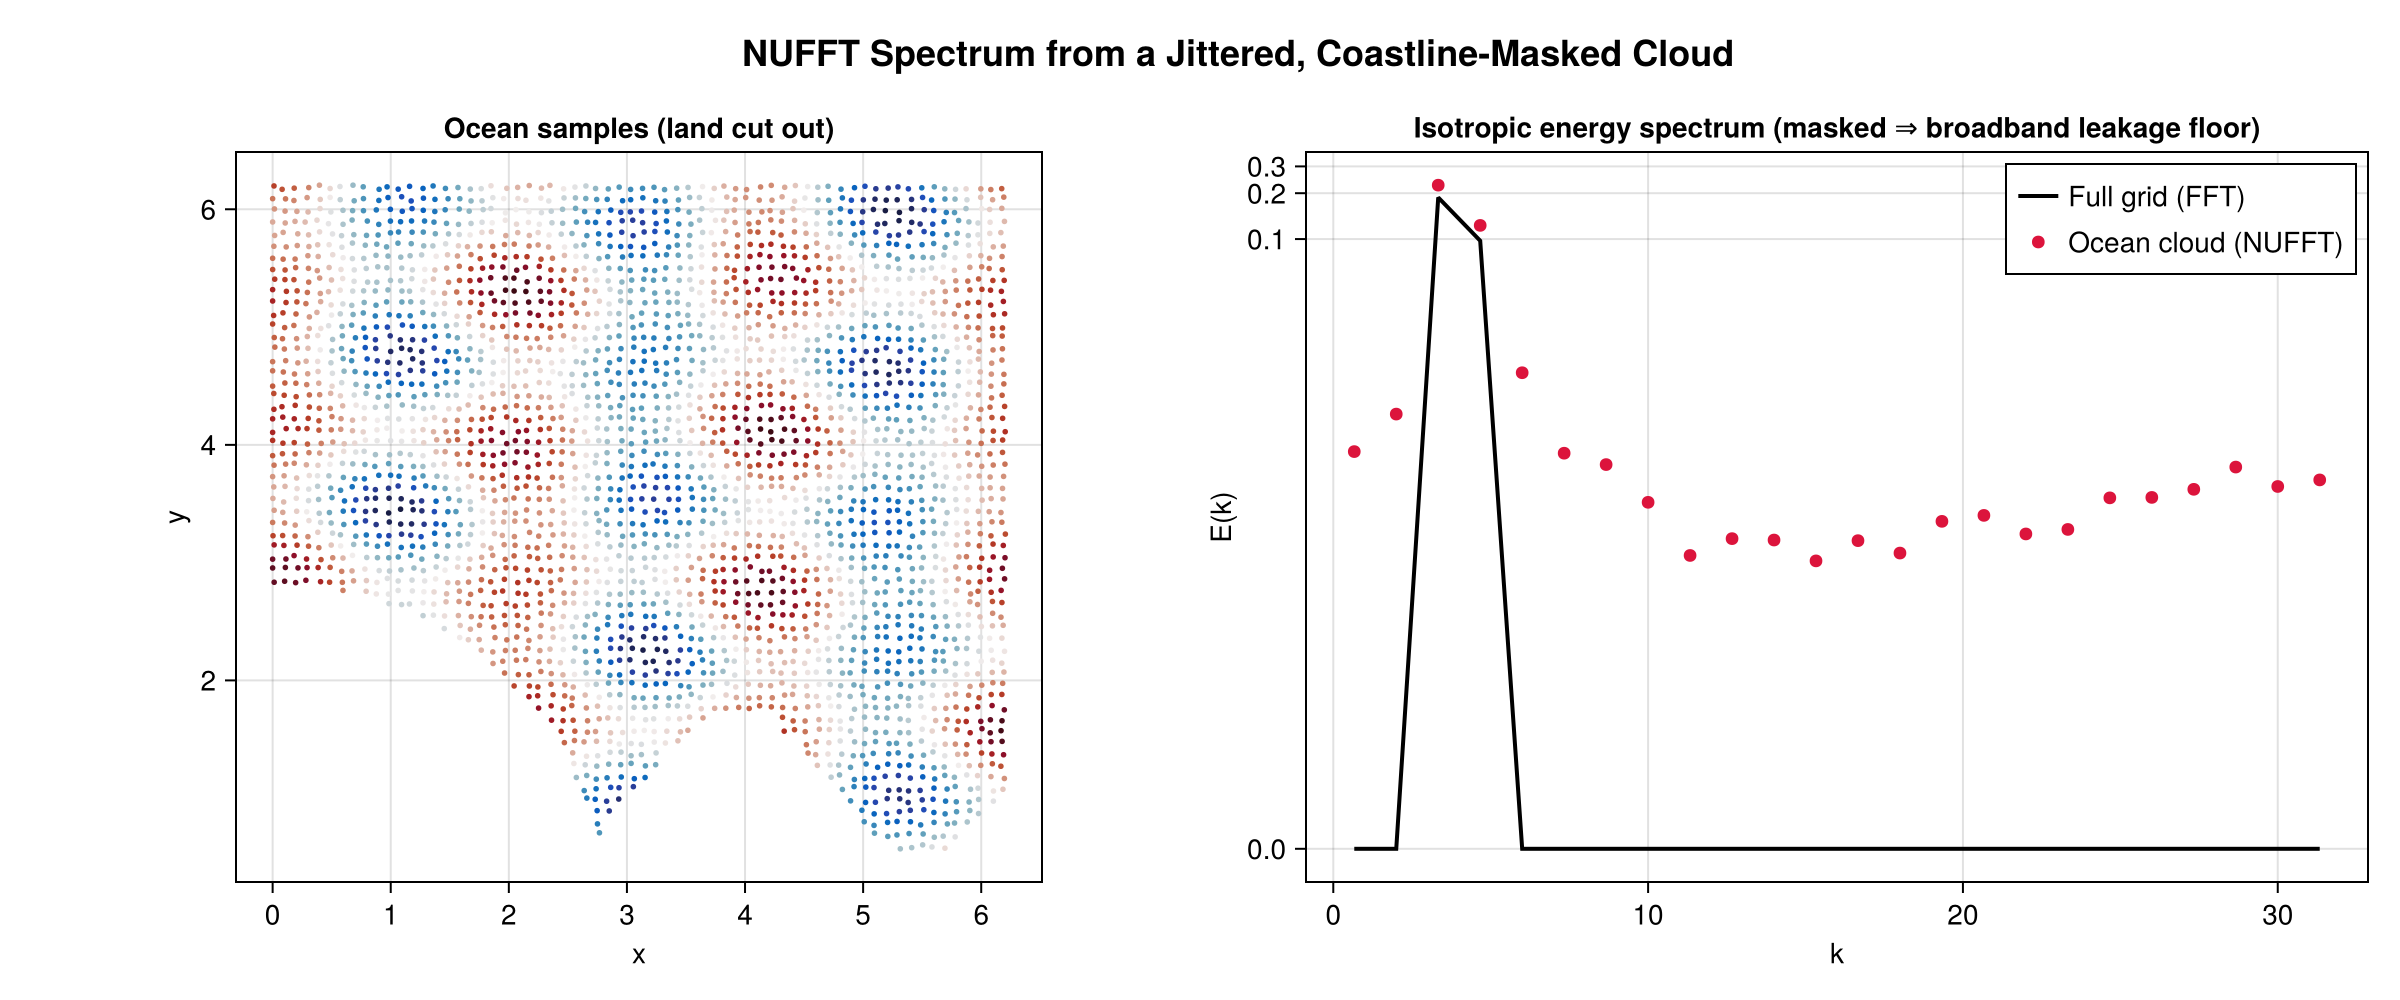

Here is the Julia script that generated this plot:
using FlowFieldSpectra: FlowFieldSpectra as FFS
using FINUFFT: FINUFFT     # activates the NUFFTBackend extension
using FFTW: FFTW           # activates the FFTBackend extension
using CairoMakie: CairoMakie as Mke
using Random: Random

"""
    run_nufft_coastline_example()

Recover the energy spectrum of a 2D field from a scattered, *masked* point cloud (a synthetic
coastline cutout removes the "land" points) using the non-uniform FFT, and compare against the true
spectrum on the full uniform grid.
"""
function run_nufft_coastline_example()
    println("--- Running NUFFT Jittered + Coastline-Cutout Example ---")
    Random.seed!(42)

    L = 2π
    N = 64
    grid = FFS.UniformCartesianGrid(; domain = (L, L), n = (N, N))
    xs, ys = grid.axes
    field(x, y) = cos(3x) + 0.6 * sin(5y) + 0.4 * cos(2x + 4y)
    f_grid = [field(x, y) for x in xs, y in ys]         # (N, N) tensor

    c_fft, k_fft = FFS.calculate_spectrum(grid, f_grid, (N, N); transform = FFS.FFTBackend())
    k_ref, E_ref = FFS.isotropic_spectrum(k_fft, c_fft; num_bins = 24)

    dx = L / N
    xv = vec([x for x in xs, y in ys])
    yv = vec([y for x in xs, y in ys])
    xj = clamp.(xv .+ (rand(length(xv)) .- 0.5) .* (0.4 * dx), 0.0, L)
    yj = clamp.(yv .+ (rand(length(yv)) .- 0.5) .* (0.4 * dx), 0.0, L)
    is_land(x, y) =
        ((x - 0.0)^2 + (y - 0.0)^2 < (0.45L)^2) || (y < 0.18L + 0.10L * sin(2π * x / L * 2))
    ocean = .!is_land.(xj, yj)
    xo = xj[ocean]
    yo = yj[ocean]
    fo = field.(xo, yo)                                 # (N_ocean,) scattered field
    println("Kept $(count(ocean)) / $(length(xj)) points after the coastline cutout.")

    ocean_grid = FFS.ScatteredCartesianGrid((xo, yo); domain_size = (L, L))
    c_nu, k_nu = FFS.calculate_spectrum(ocean_grid, fo, (N, N); transform = FFS.NUFFTBackend(), eps = 1e-9)
    k_nu2, E_nu = FFS.isotropic_spectrum(k_nu, c_nu; num_bins = 24)

    fig = Mke.Figure(size = (1200, 500))
    Mke.Label(fig[0, 1:2], "NUFFT Spectrum from a Jittered, Coastline-Masked Cloud", fontsize = 18, font = :bold)
    ax1 = Mke.Axis(fig[1, 1]; title = "Ocean samples (land cut out)", xlabel = "x", ylabel = "y",
        aspect = Mke.DataAspect())
    Mke.scatter!(ax1, xo, yo; color = fo, colormap = :balance, markersize = 4)
    # symlog y-axis: linear through a small threshold near 0, logarithmic above it. The exact FFT's
    # off-peak roundoff-zeros (~1e-32) collapse into the linear region at ≈0 (not stretching the axis
    # over 30 empty decades), while the NUFFT's real ~2-decade leakage-floor→peak gap is shown honestly
    # in the log region. Nothing is clipped and nothing is compressed — all data is visible.
    ax2 = Mke.Axis(fig[1, 2]; title = "Isotropic energy spectrum (masked ⇒ broadband leakage floor)",
        xlabel = "k", ylabel = "E(k)", yscale = Mke.Makie.Symlog10(1.0e-4))
    Mke.lines!(ax2, k_ref, E_ref; color = :black, linewidth = 2, label = "Full grid (FFT)")
    Mke.scatter!(ax2, k_nu2, E_nu; color = :crimson, markersize = 9, label = "Ocean cloud (NUFFT)")
    Mke.axislegend(ax2; position = :rt)

    outpath = joinpath(@__DIR__, "nufft_coastline.png")
    Mke.save(outpath, fig)
    println("Saved figure: ", outpath)
    println("Example run successfully!")
    return fig
end

if abspath(PROGRAM_FILE) == @__FILE__
    run_nufft_coastline_example()
end
